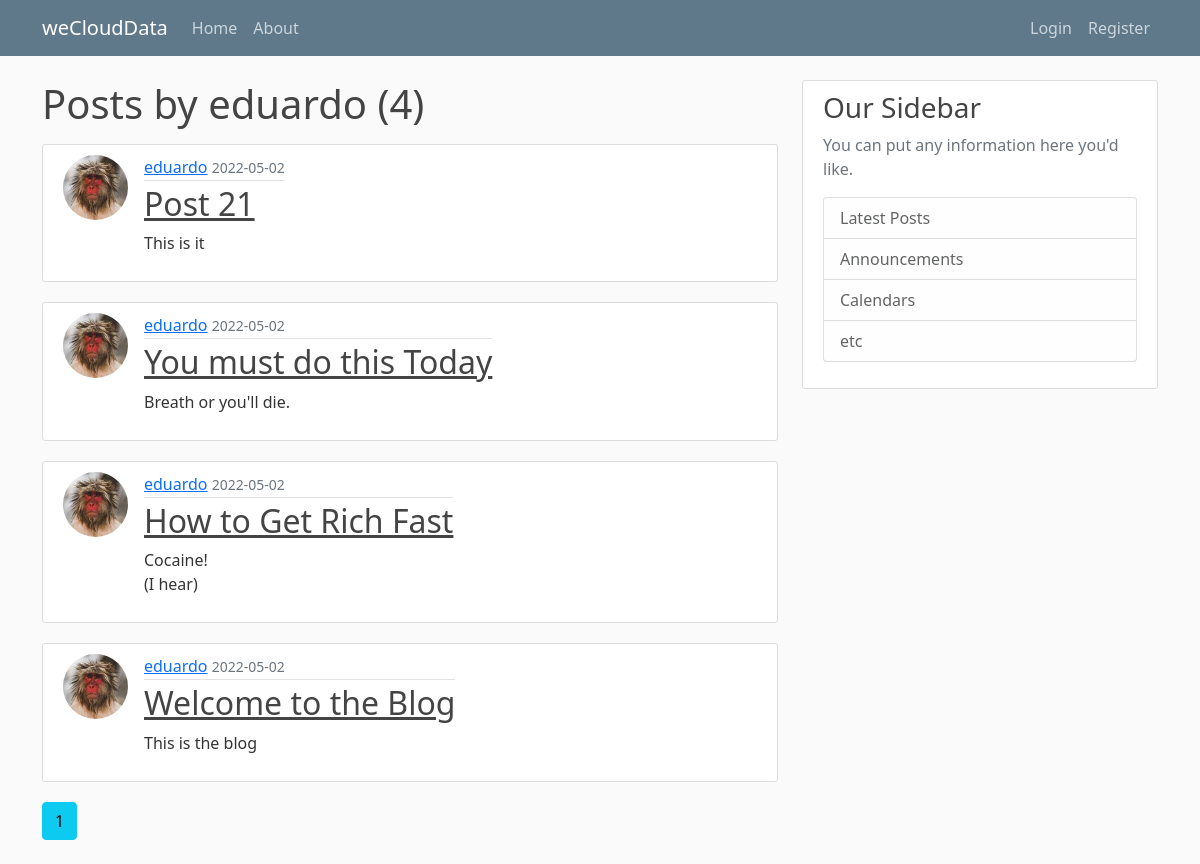
The page /user/eduardo on the database its author committed.
### weblog/models.py (models this page shows, shortened)
class User(db.Model, UserMixin):
    id = db.Column(db.Integer, primary_key=True)
    username = db.Column(db.String(20), unique=True, nullable=False)
    email = db.Column(db.String(120), unique=True, nullable=False)
    image_file = db.Column(db.String(20), nullable=False,
                           default='default.jpg')
    password = db.Column(db.String(60), nullable=False)
    posts = db.relationship('Post', backref='author', lazy=True)

class Post(db.Model):
    id = db.Column(db.Integer, primary_key=True)
    title = db.Column(db.String(100), nullable=False)
    date_posted = db.Column(db.DateTime, nullable=False,
                            default=datetime.utcnow)
    content = db.Column(db.Text, nullable=False)
    user_id = db.Column(db.Integer, db.ForeignKey('user.id'), nullable=False)

### weblog/users/routes.py (the view)
@users.route("/user/<string:username>")
def user_posts(username):
    page = request.args.get('page', 1, type=int)
    user = User.query.filter_by(username=username).first_or_404()
    posts = Post.query.filter_by(author=user)\
        .order_by(Post.date_posted.desc())\
        .paginate(per_page=4, page=page)
    return render_template('user_posts.html', posts=posts, user=user)

### weblog/templates/user_posts.html
{% extends "layout.html" %}
{% block content %}
    <h1 class="mb-3">Posts by {{ user.username}} ({{ posts.total }})</h1>
    {% for post in posts.items %}
        <article class="media content-section post-home">
            <img src="{{ url_for('static', filename='profiles/' + post.author.image_file) }}"  class="rounded-circle article-img">
            <div class="media-body">
                <div class="article-metadata">
                    <a class="mr-2" href="{{ url_for('users.user_posts', username=post.author.username) }}">{{ post.author.username }}</a>
                    <small class="text-muted">{{ post.date_posted.strftime('%Y-%m-%d') }}</small>
                </div>
                <h2><a class="article-title" href="{{ url_for('posts.post', post_id=post.id) }}">{{ post.title }}</a></h2>
                <p class="article-content">{{ post.content }}</p>
            </div>
      </article>
    {% endfor %}
    {% for page_num in posts.iter_pages(left_edge=1, right_edge=1, left_current=1, right_current=2) %}
        {% if page_num %}
            {% if posts.page == page_num %}
                <a class="btn btn-info mb-4" href="{{ url_for('users.user_posts', username=user.username, page=page_num) }}">{{ page_num }}</a>
            {% else %}
                <a class="btn btn-outline-info mb-4" href="{{ url_for('users.user_posts', username=user.username, page=page_num) }}">{{ page_num }}</a>
            {% endif %}
        {% else %}
            ...
        {% endif %}
    {% endfor %}
{% endblock content %}

### weblog/static/main.css (style rules this page uses)
body { background: #fafafa; color: #333333; margin-top: 5rem; }
h1, h2, h3, h4, h5, h6 { color: #444444; }
.content-section { background: #ffffff; padding: 10px 20px; border: 1px solid #dddddd; border-radius: 3px; margin-bottom: 20px; }
.article-title { color: #444444; }
.article-content { white-space: pre-line; }
.article-img { height: 65px; width: 65px; margin-right: 16px; }
.article-metadata { padding-bottom: 1px; margin-bottom: 4px; border-bottom: 1px solid #e3e3e3 }
.post-home { display: flex; align-items: flex-start; }

### rows shown on the page
User: username "eduardo"
Post: image_file (picture), author.username "eduardo", date_posted "2022-05-02", title "Post 21", content "This is it"
Post: image_file (picture), author.username "eduardo", date_posted "2022-05-02", title "You must do this Today", content "Breath or you'll die."
Post: image_file (picture), author.username "eduardo", date_posted "2022-05-02", title "How to Get Rich Fast", content "Cocaine! (I hear)"
Post: image_file (picture), author.username "eduardo", date_posted "2022-05-02", title "Welcome to the Blog", content "This is the blog"

### other values the page prints
{{ posts.total }} "4"
{{ page_num }} "1"
